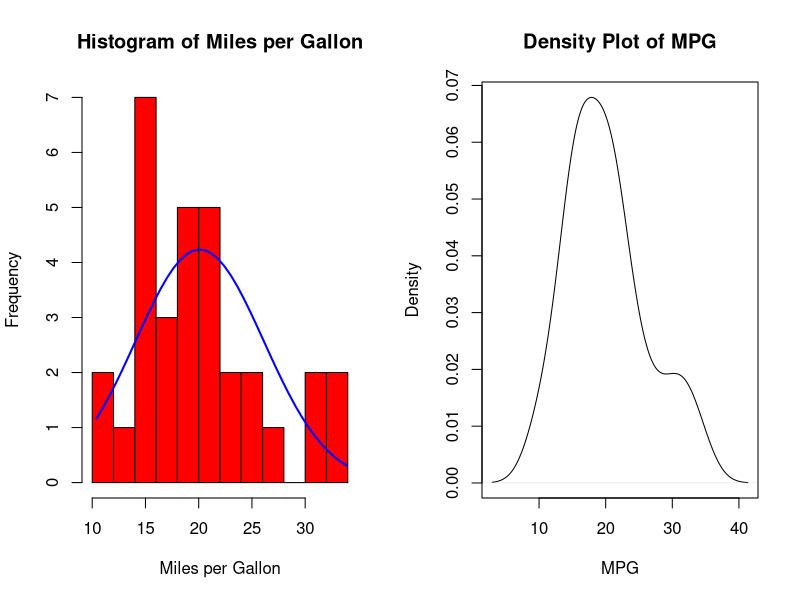
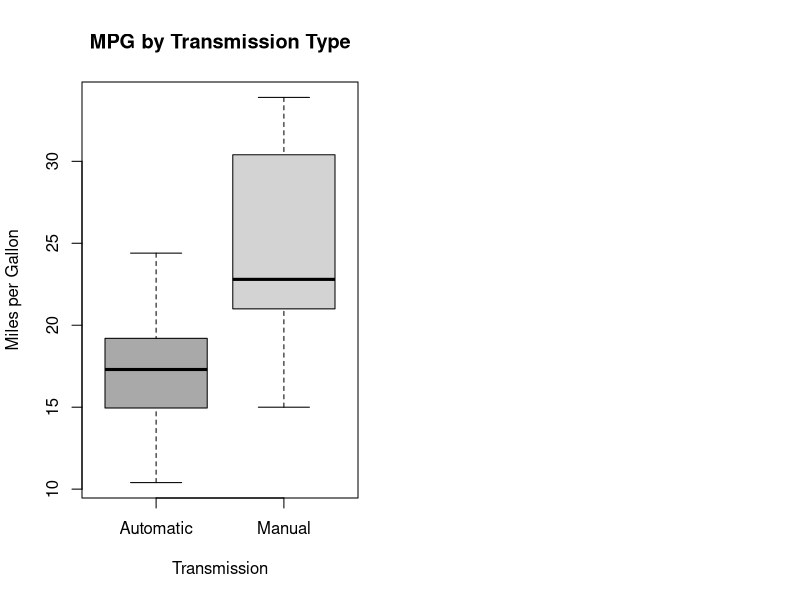

Reproduce these figures in R, in order. (Note: this script raises an error after producing the figures.)
library(car)
data("mtcars")
str(mtcars)
summary(mtcars)
mtcars$am <- as.factor(mtcars$am)
sum(is.na(mtcars))
levels(mtcars$am) <- c("Automatic","Manual")
par(mfrow = c(1,2))

#histogram plotting#
x <- mtcars$mpg
h <- hist(x, breaks = 10,col="red",xlab = "Miles per Gallon",
main="Histogram of Miles per Gallon")
xfit<-seq(min(x),max(x),length=40)
yfit<-dnorm(xfit,mean=mean(x),sd=sd(x))
yfit<-yfit*diff(h$mids[1:2])*length(x)
lines(xfit,yfit,col="blue",lwd=2)

#kernel density plot
d <- density(mtcars$mpg)
plot(d,xlab = "MPG",main = "Density Plot of MPG")

#Box Plot
boxplot(mpg~am,data = mtcars,
        col = c("dark grey","Light grey"),
        xlab = "Transmission",
        ylab = "Miles per Gallon",
        main = "MPG by Transmission Type")

#Hypothesis Testing
aggregate(mpg~am, data = mtcars, mean)

autoData <- mtcars[mtcars$am == "Automatic",]
manualData <- mtcars[mtcars$am == "Manual",]
t.test(autoData$mpg, manualData$mpg)


data("mtcars")
sort(cor(mtcars)[1,]) #Correlation

linearmodel <- lm(mpg~am,data = mtcars)
summary(linearmodel)

multimodel <- lm(mpg~am + wt + hp,data = mtcars)
Anova(linearmodel,multimodel)

par(mfrow = c(2,2))
#plotting the models
plot(linearmodel)
plot(multimodel)





 